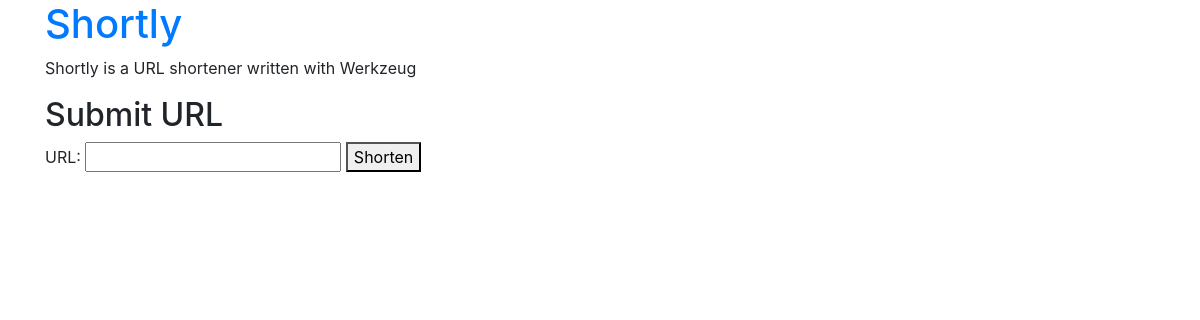
Before: /shortly/ with the older database file.
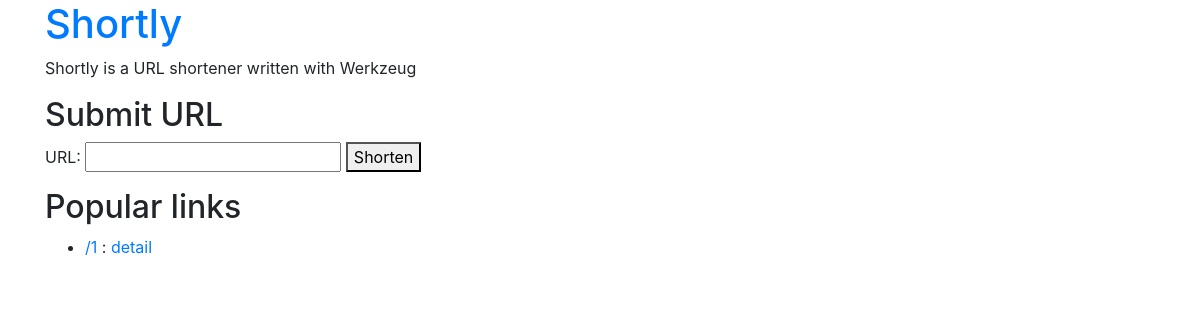
After: the same page with the newer database file.
### shortly_app/models.py (models this page shows)
class Shortly(models.Model):
    url_id = models.AutoField(primary_key=True)
    url_target = models.URLField(max_length=250, unique=True)
    click_count = models.PositiveSmallIntegerField()
    class Meta:
        verbose_name = 'Url'
        verbose_name_plural = 'Urls'

### shortly_app/views.py (the view)
# urls.py: path('', views.index),
def index(request, error=None):
    popul = Shortly.objects.filter(click_count__gte=5).order_by('-click_count')
    return render(
        request,
        'shortly_app/new_url.html',
        {'all_el': popul, 'error': error}
    )

### shortly_app/templates/shortly_app/new_url.html (shortened to what this page needs)
{% extends "shortly_app/base.html" %}
{% block body %}
  <h2>Submit URL</h2>
  <form action="/shortly/new_url/" method='post'>
    <p>URL:
      <input type="text" name="url" value="{{ url }}" class="urlinput">
      <button type="submit">Shorten</button>
  </form>
  {% if all_el %}
    <h2>Popular links</h2>
    <ul>
    {% for el in all_el %}
      <li>
        <a href="/shortly/follow/{{el.url_id}}">/{{el.url_id}}</a>
        <span>: </span>
        <a href="/shortly/detail/{{el.url_id}}">detail</a>
      </li>
    {% endfor %}
    </ul>
  {% endif %}
{% endblock %}

Changed rows visible on the page:
now on this page (row edited): Shortly: url_id "1"
Other visible differences:
text now shown: "Popular links"
